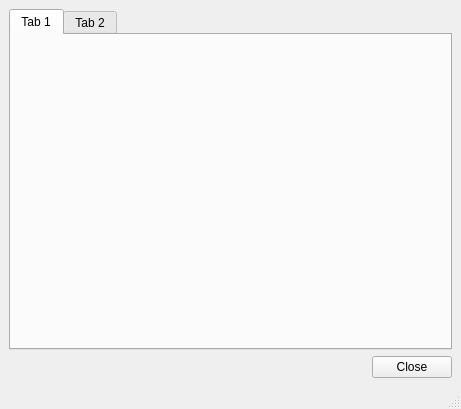
<?xml version="1.0" encoding="UTF-8"?>
<ui version="4.0">
 <class>MainWindow</class>
 <widget class="QMainWindow" name="MainWindow">
  <property name="geometry">
   <rect>
    <x>0</x>
    <y>0</y>
    <width>461</width>
    <height>409</height>
   </rect>
  </property>
  <property name="windowTitle">
   <string>MainWindow</string>
  </property>
  <widget class="QWidget" name="centralwidget">
   <layout class="QVBoxLayout" name="verticalLayout">
    <item>
     <widget class="QTabWidget" name="log_tabwidget">
      <property name="currentIndex">
       <number>0</number>
      </property>
      <widget class="QWidget" name="tab">
       <attribute name="title">
        <string>Tab 1</string>
       </attribute>
      </widget>
      <widget class="QWidget" name="tab_2">
       <attribute name="title">
        <string>Tab 2</string>
       </attribute>
      </widget>
     </widget>
    </item>
    <item>
     <layout class="QHBoxLayout" name="horizontalLayout">
      <item>
       <spacer name="horizontalSpacer">
        <property name="orientation">
         <enum>Qt::Horizontal</enum>
        </property>
        <property name="sizeHint" stdset="0">
         <size>
          <width>328</width>
          <height>20</height>
         </size>
        </property>
       </spacer>
      </item>
      <item>
       <widget class="QPushButton" name="cancel">
        <property name="text">
         <string>Close</string>
        </property>
       </widget>
      </item>
     </layout>
    </item>
   </layout>
  </widget>
  <widget class="QStatusBar" name="statusbar"/>
 </widget>
 <resources/>
 <connections/>
</ui>
